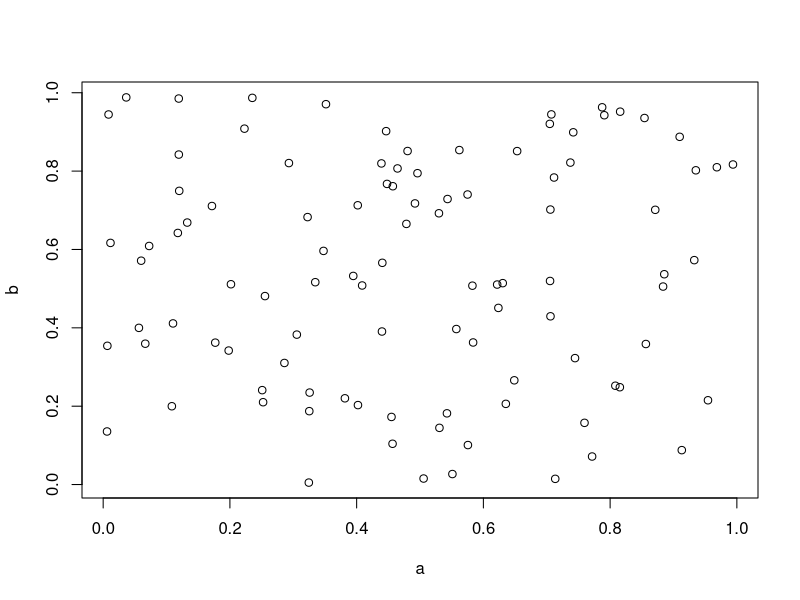
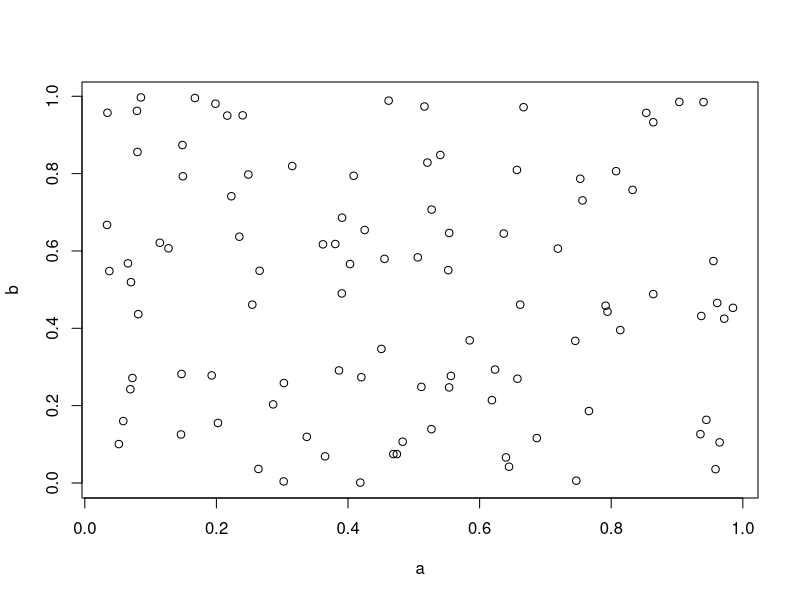

Here is the R script that generated these plots, in order:
## ---- chunk 1
a <- runif(n=100)
b <- runif(n=100)
plot(a, b)
## ---- chunk 2
a <- runif(n=100)
b <- runif(n=100)
plot(a, b)
